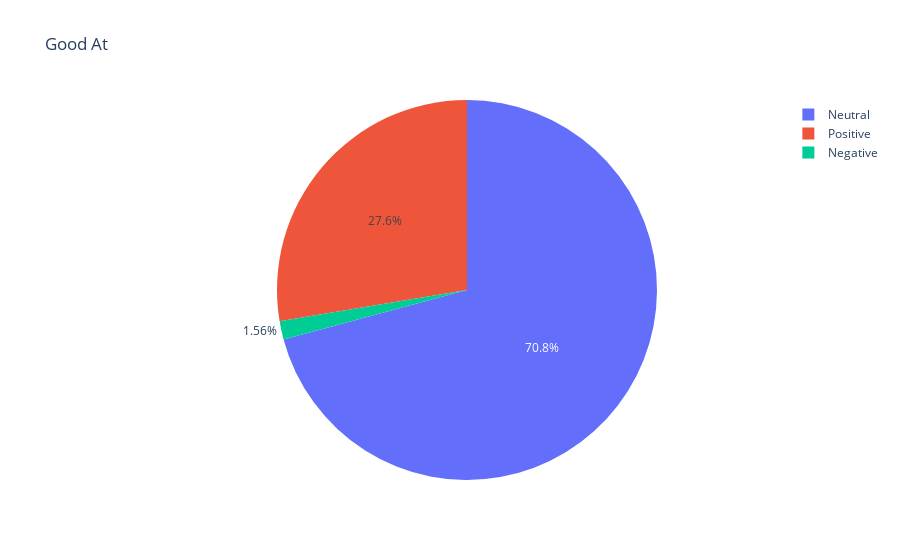

Notebook code for this chart:
### Markdown cell above
### Sentiment Analysis

### Code cell
sentiment_analysis(dataframe["Q2_What is org GOOD AT"], "Good At")

### Figure 1 — Plotly figure (JSON) as saved in the notebook; plotly's stock layout.template omitted (floating-point values rounded to 4 significant figures)
{"data": [{"labels": ["Negative", "Positive", "Neutral"], "type": "pie", "values": [1215.0, 21510.0, 55120.0]}], "layout": {"title": {"text": "Good At"}}}
